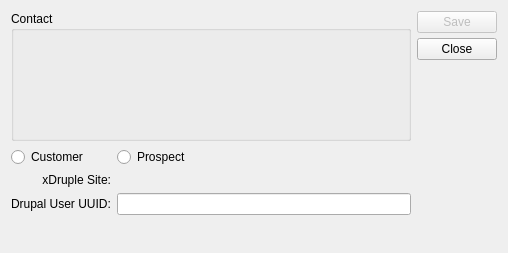
<?xml version="1.0" encoding="UTF-8"?>
<ui version="4.0">
 <comment>This file is part of the xDruple for xTuple ERP, and is
Copyright (c) 1999-2015 by OpenMFG LLC, d/b/a xTuple.
It is licensed to you under the xTuple End-User License Agreement
("the EULA"), the full text of which is available at www.xtuple.com/EULA
While the EULA gives you access to source code and encourages your
involvement in the development process, this Package is not free software.
By using this software, you agree to be bound by the terms of the EULA.</comment>
 <class>xdrupleUserAssociation</class>
 <widget class="QDialog" name="xdrupleUserAssociation">
  <property name="geometry">
   <rect>
    <x>0</x>
    <y>0</y>
    <width>507</width>
    <height>253</height>
   </rect>
  </property>
  <property name="windowTitle">
   <string>xDruple User Contact Association</string>
  </property>
  <layout class="QGridLayout" name="gridLayout">
   <item row="1" column="0">
    <layout class="QVBoxLayout" name="verticalLayout_2">
     <item>
      <widget class="QGroupBox" name="groupBox">
       <property name="minimumSize">
        <size>
         <width>400</width>
         <height>130</height>
        </size>
       </property>
       <property name="title">
        <string>Contact</string>
       </property>
       <widget class="ContactCluster" name="_xdUserAssociationCluster">
        <property name="enabled">
         <bool>false</bool>
        </property>
        <property name="geometry">
         <rect>
          <x>20</x>
          <y>20</y>
          <width>355</width>
          <height>101</height>
         </rect>
        </property>
       </widget>
      </widget>
     </item>
     <item>
      <layout class="QGridLayout" name="gridLayout_2">
       <item row="0" column="1">
        <widget class="QRadioButton" name="_xdUserIsProspect">
         <property name="text">
          <string>Prospect</string>
         </property>
        </widget>
       </item>
       <item row="0" column="0">
        <widget class="QRadioButton" name="_xdUserIsCustomer">
         <property name="text">
          <string>Customer</string>
         </property>
        </widget>
       </item>
       <item row="1" column="0">
        <widget class="QLabel" name="_xdUserContactSiteLit">
         <property name="text">
          <string>xDruple Site:</string>
         </property>
         <property name="alignment">
          <set>Qt::AlignRight|Qt::AlignTrailing|Qt::AlignVCenter</set>
         </property>
        </widget>
       </item>
       <item row="6" column="0">
        <spacer name="verticalSpacer_2">
         <property name="orientation">
          <enum>Qt::Vertical</enum>
         </property>
         <property name="sizeHint" stdset="0">
          <size>
           <width>20</width>
           <height>40</height>
          </size>
         </property>
        </spacer>
       </item>
       <item row="1" column="1">
        <widget class="XComboBox" name="_xdUserContactSite"/>
       </item>
       <item row="3" column="1">
        <widget class="QLineEdit" name="_xdUserContactDrupalUserUuid"/>
       </item>
       <item row="4" column="1">
        <widget class="XURLLabel" name="_xdUserUrl"/>
       </item>
       <item row="3" column="0">
        <widget class="QLabel" name="_xdUserContactDrupalUserUuidLit">
         <property name="text">
          <string>Drupal User UUID:</string>
         </property>
        </widget>
       </item>
      </layout>
     </item>
    </layout>
   </item>
   <item row="1" column="1">
    <layout class="QVBoxLayout" name="verticalLayout">
     <property name="spacing">
      <number>5</number>
     </property>
     <property name="leftMargin">
      <number>0</number>
     </property>
     <property name="rightMargin">
      <number>0</number>
     </property>
     <item>
      <layout class="QVBoxLayout" name="verticalLayout_4">
       <property name="spacing">
        <number>0</number>
       </property>
       <item>
        <widget class="QPushButton" name="_xdUserSave">
         <property name="enabled">
          <bool>false</bool>
         </property>
         <property name="text">
          <string>Save</string>
         </property>
        </widget>
       </item>
      </layout>
     </item>
     <item>
      <layout class="QVBoxLayout" name="verticalLayout_3">
       <item>
        <widget class="QPushButton" name="_xdUserClose">
         <property name="text">
          <string>Close</string>
         </property>
        </widget>
       </item>
      </layout>
     </item>
     <item>
      <spacer name="verticalSpacer">
       <property name="orientation">
        <enum>Qt::Vertical</enum>
       </property>
       <property name="sizeType">
        <enum>QSizePolicy::Expanding</enum>
       </property>
       <property name="sizeHint" stdset="0">
        <size>
         <width>20</width>
         <height>0</height>
        </size>
       </property>
      </spacer>
     </item>
    </layout>
   </item>
  </layout>
 </widget>
 <customwidgets>
  <customwidget>
   <class>ContactCluster</class>
   <extends></extends>
   <header>contactcluster.h</header>
  </customwidget>
  <customwidget>
   <class>XComboBox</class>
   <extends></extends>
   <header>xcombobox.h</header>
  </customwidget>
  <customwidget>
   <class>XURLLabel</class>
   <extends></extends>
   <header>xurllabel.h</header>
  </customwidget>
 </customwidgets>
 <resources/>
 <connections/>
</ui>
